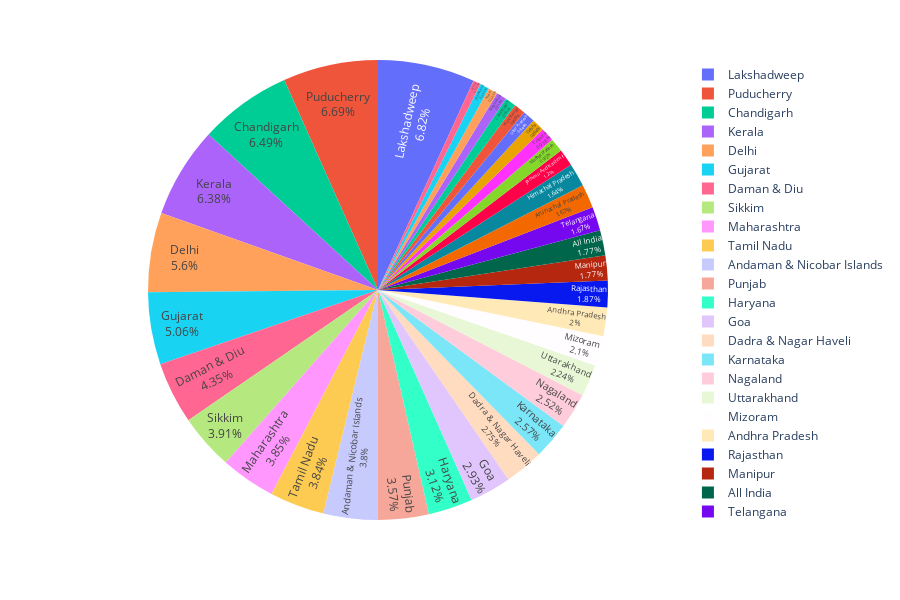

Notebook source saved alongside this figure:
### Code cell
chart = px.pie(data_frame=list1,values='All Schools',names='State_UT',height=600)
chart.update_traces(textposition='inside',textinfo = 'percent+label')

chart.update_layout(title_x = 0.5, geo = dict(showframe = False,showcoastlines= False))
chart.show()

### Figure 1 — Plotly figure (JSON) as saved in the notebook; plotly's stock layout.template omitted (floating-point values rounded to 4 significant figures)
{"data": [{"domain": {"x": [0, 1], "y": [0, 1]}, "hovertemplate": "State_UT=%{label}<br>All Schools=%{value}<extra></extra>", "labels": ["Lakshadweep", "Lakshadweep", "Lakshadweep", "Puducherry", "Puducherry", "Puducherry", "Chandigarh", "Chandigarh", "Chandigarh", "Kerala", "Kerala", "Kerala", "Delhi", "Delhi", "Delhi", "Gujarat", "Gujarat", "Gujarat", "Daman & Diu", "Daman & Diu", "Daman & Diu", "Sikkim", "Maharashtra", "Sikkim", "Tamil Nadu", "Tamil Nadu", "Andaman & Nicobar Islands", "Maharashtra", "Andaman & Nicobar Islands", "Tamil Nadu", "Sikkim", "Andaman & Nicobar Islands", "Punjab", "Maharashtra", "Punjab", "Punjab", "Haryana", "Haryana", "Goa", "Haryana", "Goa", "Dadra & Nagar Haveli", "Goa", "Nagaland", "Dadra & Nagar Haveli", "Karnataka", "Karnataka", "Dadra & Nagar Haveli", "Telangana", "Nagaland", "Telangana", "Karnataka", "Nagaland", "Uttarakhand", "Uttarakhand", "Mizoram", "Uttarakhand", "Mizoram", "Andhra Pradesh", "Rajasthan", "Andhra Pradesh", "Rajasthan", "Andhra Pradesh", "Mizoram", "All India", "Manipur", "All India", "Himachal Pradesh", "Manipur", "Manipur", "Arunachal Pradesh", "Arunachal Pradesh", "Arunachal Pradesh", "All India", "Himachal Pradesh", "Rajasthan", "Himachal Pradesh", "Jammu And Kashmir", "Jammu And Kashmir", "Jammu And Kashmir", "Tripura", "Madhya Pradesh", "Tripura", "Odisha", "Madhya Pradesh", "Odisha", "Uttar Pradesh", "Madhya Pradesh", "Uttar Pradesh", "Chhattisgarh", "West Bengal", "West Bengal", "Chhattisgarh", "Meghalaya", "Tripura", "Uttar Pradesh", "West Bengal", "Assam", "Meghalaya", "Odisha", "Jharkhand", "Assam", "Chhattisgarh", "Jharkhand", "Bihar", "Meghalaya", "Jharkhand", "Assam", "Bihar", "Bihar"], "legendgroup": "", "name": "", "showlegend": true, "textinfo": "percent+label", "textposition": "inside", "type": "pie", "values": [100, 100, 100, 98.77, 97.81, 97.62, 95.83, 95.43, 94.53, 94.5, 93.77, 92.63, 83.89, 81.56, 81, 75.5, 75.22, 72.08, 66.21, 64.14, 61.11, 60.36, 59.65, 58.56, 57.62, 57.28, 57.25, 57.07, 57, 54.14, 53.33, 53.06, 52.83, 52.79, 52.48, 51.97, 46.93, 46.04, 44.72, 44.12, 43.51, 42.65, 40.63, 40.13, 40.12, 39.53, 38.74, 38.19, 37.9, 35.68, 35.51, 35.01, 34.96, 33.54, 32.97, 32.81, 31.97, 31.9, 30.59, 30.11, 29.57, 28.6, 28.06, 27.76, 27.31, 27.16, 26.42, 26, 25.57, 25.23, 24.68, 24.36, 24.28, 24.08, 23.85, 23.47, 22.49, 18.32, 17.56, 16.73, 15.65, 15.17, 15.11, 15.03, 14.58, 13.72, 13.31, 13.03, 12.72, 12.7, 12.67, 12.13, 11.88, 11.74, 11.4, 11.12, 10.77, 10.76, 10.64, 10.58, 10.28, 9.83, 9.8, 9.71, 9.37, 8.98, 8.94, 8.85, 8.19, 5.47]}], "layout": {"geo": {"showcoastlines": false, "showframe": false}, "height": 600, "legend": {"tracegroupgap": 0}, "margin": {"t": 60}, "title": {"x": 0.5}}}
